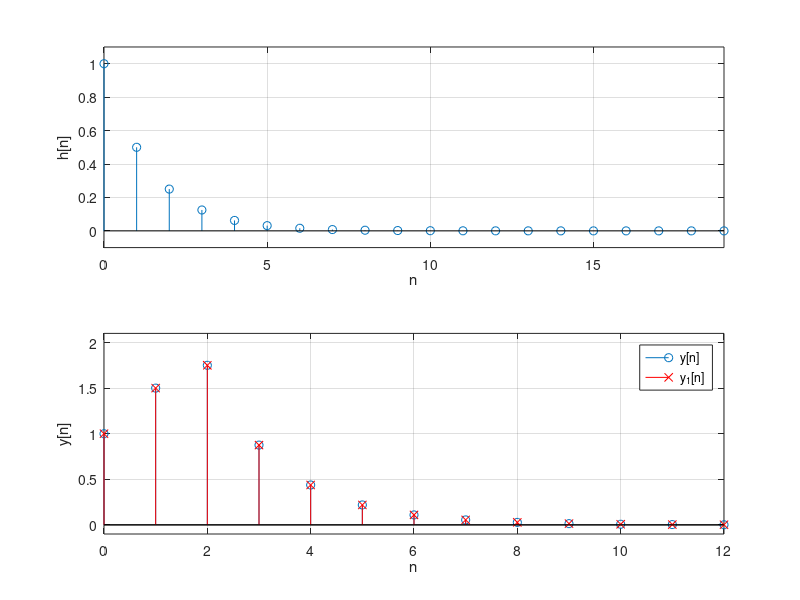

This chart was generated by the following MATLAB code:
%
% Example 8.24
%
%
clear all;clf
a=[1 -0.5];b=1;
x=[1 zeros(1,99)];
h=filter(b,a,x);
x=[ones(1,3) zeros(1,10)];
y=filter(b,a,x);
y1=conv(h,x);y1=y1(1:length(y))
n=0:19;
figure(1)
subplot(211)
stem(n,h(1:20)); grid; axis([0 19 -0.1 1.1]); ylabel('h[n]'); xlabel('n')
subplot(212)
stem(n(1:13),y(1:13)); grid; axis([0 12 -0.1 2.1]); ylabel('y[n]'); xlabel('n')
hold on
stem(n(1:13),y1(1:13),'rx')
hold off
legend('y[n]','y_1[n]')